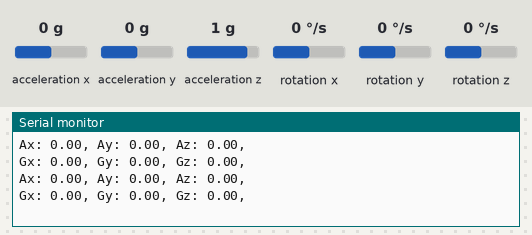
The program below on a simulated ATmega328P, built with avr-gcc and emulated at 16 MHz. Shown: the last lines printed to the serial monitor. Wiring (inferred from the names in the program): MPU-6050 motion sensor at I2C address 0x68. Inputs (shaded band) come from the test bench; at power-on: acceleration x 0 g, acceleration y 0 g, rotation x 0 °/s, rotation y 0 °/s, acceleration z 1 g, rotation z 0 °/s.

Above: at 2.0 s.
2.1 s: acceleration x set to -1.4 g
At 3.1 s:
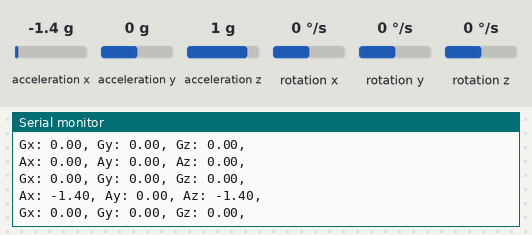
3.6 s: acceleration y set to -1.4 g
At 4.9 s:
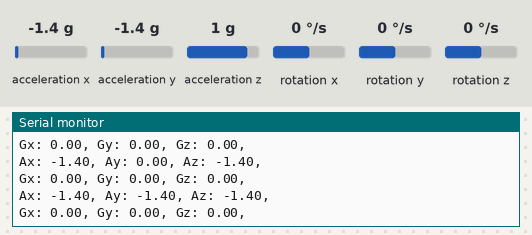
5.1 s: rotation x set to -192 °/s
At 5.9 s:
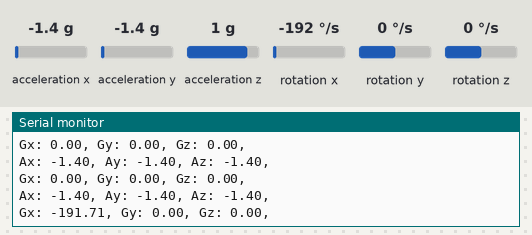
6.6 s: acceleration x set to 0 g
At 7.4 s:
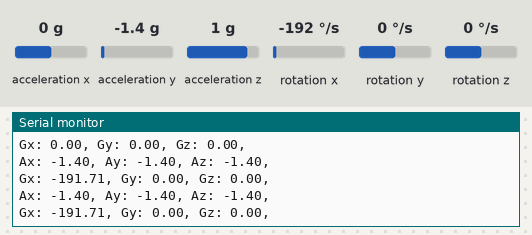
10.8 s: rotation y set to -192 °/s
At 11.7 s:
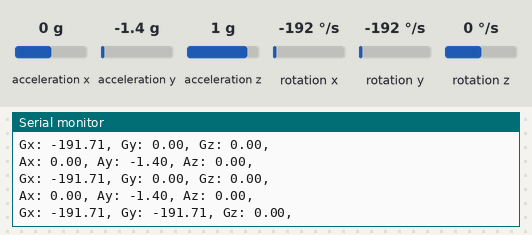

The program:

main.c
```c
/*
 * GccApplication1.c
 * Author : jayne
 */

#ifndef F_CPU
#define F_CPU 16000000UL
#endif
#include <avr/io.h>
#include <util/delay.h>
#include <math.h>
#include <stdlib.h>
#include <stdio.h>
#include "inc\MPU6050_def.h"
#include "inc\i2c_master.h"
#include "inc\uart.h"

float Acc_x, Acc_y, Acc_z, Gy_x, Gy_y, Gy_z;
void read(void);
void MPU6050_init(void);

int main(void){
	char buffer[20], float_[10];
	float x_a, Y_a, Z_a, X_g, Y_g, Z_g;

	MPU6050_init();
	USART_Init(9600);
	i2c_init();

	while(1){
	read();

	x_a = Acc_x/16384.0; /*Divide raw value by sensitivity scale factor to get real values */
	Y_a = Acc_y/16384.0;
	Z_a = Acc_x/16384.0;
	X_g = Gy_x/16.4;
	Y_g = Gy_y/16.4;
	Z_g = Gy_z/16.4;

	dtostrf( x_a, 3, 2, float_ ); /* Take values in buffer to send all parameters over USART */
	sprintf(buffer,"Ax: %s, ",float_);
	USART_SendString(buffer);

	dtostrf( Y_a, 3, 2, float_ );
	sprintf(buffer,"Ay: %s, ",float_);
	USART_SendString(buffer);

	dtostrf( Z_a, 3, 2, float_ );
	sprintf(buffer,"Az: %s, \n",float_);
	USART_SendString(buffer);

	dtostrf( X_g, 3, 2, float_ );
	sprintf(buffer,"Gx: %s, ",float_);
	USART_SendString(buffer);

	dtostrf( Y_g, 3, 2, float_ );
	sprintf(buffer,"Gy: %s, ",float_);
	USART_SendString(buffer);

	dtostrf( Z_g, 3, 2, float_ );
	sprintf(buffer,"Gz: %s, \n\n",float_);
	USART_SendString(buffer);

	_delay_ms(1000);
}
return 0;
}

void read(void){ //read gyro sensor value
	i2c_start(0xD0);
	i2c_write(ACCEL_XOUT_H);
	i2c_stop();
	i2c_start(0xD1);
	Acc_x = (((int)i2c_read_ack()<<8) | (int)i2c_read_ack());
	Acc_y = (((int)i2c_read_ack()<<8) | (int)i2c_read_ack());
	Acc_z = (((int)i2c_read_ack()<<8) | (int)i2c_read_ack());

	i2c_stop();
	i2c_start(0xD0);
	i2c_write(GYRO_XOUT_H);
	i2c_stop();
	i2c_start(0xD1);
	Gy_x = (((int)i2c_read_ack()<<8) | (int)i2c_read_ack());
	Gy_y = (((int)i2c_read_ack()<<8) | (int)i2c_read_ack());
	Gy_z = (((int)i2c_read_ack()<<8) | (int)i2c_read_ack());
	i2c_stop();
}

void MPU6050_init(void){ //gyro sensor initialization
	_delay_ms(150);
	i2c_start(0xD0); //write addr
	i2c_write(SMPLRT_DIV); //1KHz sample rate
	i2c_write(0x07);
	i2c_stop();

	i2c_start(0xD0); //power mgnt reg
	i2c_write(PWR_MGMT_1);
	i2c_write(0x01);
	i2c_stop();

	i2c_start(0xD0); //configuration reg
	i2c_write(CONFIG);
	i2c_write(0x00); //8Khz
	i2c_stop();

	i2c_start(0xD0);
	i2c_write(GYRO_CONFIG);  //range +/2000
	i2c_write(0x18);
	i2c_stop();

	i2c_start(0xD0);
	i2c_write(INT_ENABLE); //enable interrupt
	i2c_write(0x01);
	i2c_stop();
}
```

i2c_master.c
```c
#ifndef  F_CPU
#define F_CPU 16000000UL
#endif

#include <avr/io.h>
#include <util/twi.h>

#include "i2c_master.h"

#define F_SCL 100000UL // SCL frequency
#define Prescaler 1
#define TWBR_val ((((F_CPU / F_SCL) / Prescaler) - 16 ) / 2)

void i2c_init(void)
{
	TWBR = (uint8_t)TWBR_val;
}

uint8_t i2c_start(uint8_t address)
{
	// reset TWI control register
	TWCR = 0;
	// transmit START condition
	TWCR = (1<<TWINT) | (1<<TWSTA) | (1<<TWEN);
	// wait for end of transmission
	while( !(TWCR & (1<<TWINT)) );

	// check if the start condition was successfully transmitted
	if((TWSR & 0xF8) != TW_START){ return 1; }

	// load slave address into data register
	TWDR = address;
	// start transmission of address
	TWCR = (1<<TWINT) | (1<<TWEN);
	// wait for end of transmission
	while( !(TWCR & (1<<TWINT)) );

	// check if the device has acknowledged the READ / WRITE mode
	uint8_t twst = TW_STATUS & 0xF8;
	if ( (twst != TW_MT_SLA_ACK) && (twst != TW_MR_SLA_ACK) ) return 1;

	return 0;
}

uint8_t i2c_write(uint8_t data)
{
	// load data into data register
	TWDR = data;
	// start transmission of data
	TWCR = (1<<TWINT) | (1<<TWEN);
	// wait for end of transmission
	while( !(TWCR & (1<<TWINT)) );

	if( (TWSR & 0xF8) != TW_MT_DATA_ACK ){ return 1; }

	return 0;
}

uint8_t i2c_read_ack(void)
{

	// start TWI module and acknowledge data after reception
	TWCR = (1<<TWINT) | (1<<TWEN) | (1<<TWEA);
	// wait for end of transmission
	while( !(TWCR & (1<<TWINT)) );
	// return received data from TWDR
	return TWDR;
}

uint8_t i2c_read_nack(void)
{

	// start receiving without acknowledging reception
	TWCR = (1<<TWINT) | (1<<TWEN);
	// wait for end of transmission
	while( !(TWCR & (1<<TWINT)) );
	// return received data from TWDR
	return TWDR;
}

uint8_t i2c_transmit(uint8_t address, uint8_t* data, uint16_t length)
{
	if (i2c_start(address | I2C_WRITE)) return 1;

	for (uint16_t i = 0; i < length; i++)
	{
		if (i2c_write(data[i])) return 1;
	}

	i2c_stop();

	return 0;
}

uint8_t i2c_receive(uint8_t address, uint8_t* data, uint16_t length)
{
	if (i2c_start(address | I2C_READ)) return 1;

	for (uint16_t i = 0; i < (length-1); i++)
	{
		data[i] = i2c_read_ack();
	}
	data[(length-1)] = i2c_read_nack();

	i2c_stop();

	return 0;
}

uint8_t i2c_writeReg(uint8_t devaddr, uint8_t regaddr, uint8_t* data, uint16_t length)
{
	if (i2c_start(devaddr | 0x00)) return 1;

	i2c_write(regaddr);

	for (uint16_t i = 0; i < length; i++)
	{
		if (i2c_write(data[i])) return 1;
	}

	i2c_stop();

	return 0;
}

uint8_t i2c_readReg(uint8_t devaddr, uint8_t regaddr, uint8_t* data, uint16_t length)
{
	if (i2c_start(devaddr)) return 1;

	i2c_write(regaddr);

	if (i2c_start(devaddr | 0x01)) return 1;

	for (uint16_t i = 0; i < (length-1); i++)
	{
		data[i] = i2c_read_ack();
	}
	data[(length-1)] = i2c_read_nack();

	i2c_stop();

	return 0;
}

void i2c_stop(void)
{
	// transmit STOP condition
	TWCR = (1<<TWINT) | (1<<TWEN) | (1<<TWSTO);
}
```

i2c_master.h
```c
#ifndef I2C_MASTER_H
#define I2C_MASTER_H

#define I2C_READ 0x01
#define I2C_WRITE 0x00

void i2c_init(void);
uint8_t i2c_start(uint8_t address);
uint8_t i2c_write(uint8_t data);
uint8_t i2c_read_ack(void);
uint8_t i2c_read_nack(void);
uint8_t i2c_transmit(uint8_t address, uint8_t* data, uint16_t length);
uint8_t i2c_receive(uint8_t address, uint8_t* data, uint16_t length);
uint8_t i2c_writeReg(uint8_t devaddr, uint8_t regaddr, uint8_t* data, uint16_t length);
uint8_t i2c_readReg(uint8_t devaddr, uint8_t regaddr, uint8_t* data, uint16_t length);
void i2c_stop(void);

#endif // I2C_MASTER_H
```

uart.c
```c
/*
 * USART_RS232_C_file.c
 * http://www.electronicwings.com
 *
 */

#include "uart.h"						/* Include USART header file */

void USART_Init(unsigned long BAUDRATE)				/* USART initialize function */
{
	UCSR0B |= (1 << RXEN0) | (1 << TXEN0);				/* Enable USART transmitter and receiver */
	UCSR0C |= (1 << UCSZ00) | (1 << UCSZ01);	/* Write USCRC for 8 bit data and 1 stop bit */
	UBRR0L = BAUD_PRESCALE;							/* Load UBRRL with lower 8 bit of prescale value */
	UBRR0H = (BAUD_PRESCALE >> 8);					/* Load UBRRH with upper 8 bit of prescale value */
}

char USART_RxChar()									/* Data receiving function */
{
	while (!(UCSR0A & (1 << RXC0)));					/* Wait until new data receive */
	return(UDR0);									/* Get and return received data */
}

void USART_TxChar(char data)						/* Data transmitting function */
{
	UDR0 = data;										/* Write data to be transmitting in UDR */
	while (!(UCSR0A & (1<<UDRE0)));					/* Wait until data transmit and buffer get empty */
}

void USART_SendString(char *str)					/* Send string of USART data function */
{
	int i=0;
	while (str[i]!=0)
	{
		USART_TxChar(str[i]);						/* Send each char of string till the NULL */
		i++;
	}
}

void uart_putc(unsigned char c){
	while(!(UCSR0A & (1<<UDRE0)));
	UDR0 = c;
}
void uart_puts(char *s){
while(*s){
uart_putc(*s);
s++;
}
}
```

uart.h
```c
/*
 * USART_RS232_H_file.h
 * http://www.electronicwings.com
 *
 */


#ifndef USART_RS232_H_FILE_H_				/* Define library H file if not defined */
#define USART_RS232_H_FILE_H_

#define F_CPU 16000000UL						/* Define CPU clock Frequency e.g. here its 8MHz */
#include <avr/io.h>							/* Include AVR std. library file */
#define BAUD_PRESCALE (((F_CPU / (BAUDRATE * 16UL))) - 1)	/* Define prescale value */

void USART_Init(unsigned long);				/* USART initialize function */
char USART_RxChar();						/* Data receiving function */
void USART_TxChar(char);					/* Data transmitting function */
void USART_SendString(char*);				/* Send string of USART data function */
void uart_putc(unsigned char c);
void uart_puts(char *s);

#endif										/* USART_RS232_H_FILE_H_ */
```

MPU6050_def.h
```c
/*
 * MPU6050_res_define.h
 *
 * Created: 04/21/2016 22:47:10
 *  Author: Suraj
 */


#ifndef MPU6050_RES_DEFINE_H_
#define MPU6050_RES_DEFINE_H_

#include <avr/io.h>

#define XG_OFFS_TC 0x00
#define YG_OFFS_TC 0x01
#define ZG_OFFS_TC 0x02
#define X_FINE_GAIN 0x03
#define Y_FINE_GAIN 0x04
#define Z_FINE_GAIN 0x05
#define XA_OFFS_H 0x06
#define XA_OFFS_L_TC 0x07
#define YA_OFFS_H 0x08
#define YA_OFFS_L_TC 0x09
#define ZA_OFFS_H 0x0A
#define ZA_OFFS_L_TC 0x0B
#define XG_OFFS_USRH 0x13
#define XG_OFFS_USRL 0x14
#define YG_OFFS_USRH 0x15
#define YG_OFFS_USRL 0x16
#define ZG_OFFS_USRH 0x17
#define ZG_OFFS_USRL 0x18
#define SMPLRT_DIV 0x19
#define CONFIG 0x1A
#define GYRO_CONFIG 0x1B
#define ACCEL_CONFIG 0x1C
#define FF_THR 0x1D
#define FF_DUR 0x1E
#define MOT_THR 0x1F
#define MOT_DUR 0x20
#define ZRMOT_THR 0x21
#define ZRMOT_DUR 0x22
#define FIFO_EN 0x23
#define I2C_MST_CTRL 0x24
#define I2C_SLV0_ADDR 0x25
#define I2C_SLV0_REG 0x26
#define I2C_SLV0_CTRL 0x27
#define I2C_SLV1_ADDR 0x28
#define I2C_SLV1_REG 0x29
#define I2C_SLV1_CTRL 0x2A
#define I2C_SLV2_ADDR 0x2B
#define I2C_SLV2_REG 0x2C
#define I2C_SLV2_CTRL 0x2D
#define I2C_SLV3_ADDR 0x2E
#define I2C_SLV3_REG 0x2F
#define I2C_SLV3_CTRL 0x30
#define I2C_SLV4_ADDR 0x31
#define I2C_SLV4_REG 0x32
#define I2C_SLV4_DO 0x33
#define I2C_SLV4_CTRL 0x34
#define I2C_SLV4_DI 0x35
#define I2C_MST_STATUS 0x36
#define INT_PIN_CFG 0x37
#define INT_ENABLE 0x38
#define DMP_INT_STATUS 0x39
#define INT_STATUS 0x3A
#define ACCEL_XOUT_H 0x3B
#define ACCEL_XOUT_L 0x3C
#define ACCEL_YOUT_H 0x3D
#define ACCEL_YOUT_L 0x3E
#define ACCEL_ZOUT_H 0x3F
#define ACCEL_ZOUT_L 0x40
#define TEMP_OUT_H 0x41
#define TEMP_OUT_L 0x42
#define GYRO_XOUT_H 0x43
#define GYRO_XOUT_L 0x44
#define GYRO_YOUT_H 0x45
#define GYRO_YOUT_L 0x46
#define GYRO_ZOUT_H 0x47
#define GYRO_ZOUT_L 0x48
#define EXT_SENS_DATA_00 0x49
#define EXT_SENS_DATA_01 0x4A
#define EXT_SENS_DATA_02 0x4B
#define EXT_SENS_DATA_03 0x4C
#define EXT_SENS_DATA_04 0x4D
#define EXT_SENS_DATA_05 0x4E
#define EXT_SENS_DATA_06 0x4F
#define EXT_SENS_DATA_07 0x50
#define EXT_SENS_DATA_08 0x51
#define EXT_SENS_DATA_09 0x52
#define EXT_SENS_DATA_10 0x53
#define EXT_SENS_DATA_11 0x54
#define EXT_SENS_DATA_12 0x55
#define EXT_SENS_DATA_13 0x56
#define EXT_SENS_DATA_14 0x57
#define EXT_SENS_DATA_15 0x58
#define EXT_SENS_DATA_16 0x59
#define EXT_SENS_DATA_17 0x5A
#define EXT_SENS_DATA_18 0x5B
#define EXT_SENS_DATA_19 0x5C
#define EXT_SENS_DATA_20 0x5D
#define EXT_SENS_DATA_21 0x5E
#define EXT_SENS_DATA_22 0x5F
#define EXT_SENS_DATA_23 0x60
#define MOT_DETECT_STATUS 0x61
#define I2C_SLV0_DO 0x63
#define I2C_SLV1_DO 0x64
#define I2C_SLV2_DO 0x65
#define I2C_SLV3_DO 0x66
#define I2C_MST_DELAY_CTRL 0x67
#define SIGNAL_PATH_RESET 0x68
#define MOT_DETECT_CTRL 0x69
#define USER_CTRL 0x6A
#define PWR_MGMT_1 0x6B
#define PWR_MGMT_2 0x6C
#define BANK_SEL 0x6D
#define MEM_START_ADDR 0x6E
#define MEM_R_W 0x6F
#define DMP_CFG_1 0x70
#define DMP_CFG_2 0x71
#define FIFO_COUNTH 0x72
#define FIFO_COUNTL 0x73
#define FIFO_R_W 0x74
#define WHO_AM_I 0x75


#endif /* MPU6050_RES_DEFINE_H_ */
```

i2c_master.c
```c
#ifndef  F_CPU
#define F_CPU 16000000UL
#endif

#include <avr/io.h>
#include <util/twi.h>

#include "i2c_master.h"

#define F_SCL 100000UL // SCL frequency
#define Prescaler 1
#define TWBR_val ((((F_CPU / F_SCL) / Prescaler) - 16 ) / 2)

void i2c_init(void)
{
	TWBR = (uint8_t)TWBR_val;
}

uint8_t i2c_start(uint8_t address)
{
	// reset TWI control register
	TWCR = 0;
	// transmit START condition
	TWCR = (1<<TWINT) | (1<<TWSTA) | (1<<TWEN);
	// wait for end of transmission
	while( !(TWCR & (1<<TWINT)) );

	// check if the start condition was successfully transmitted
	if((TWSR & 0xF8) != TW_START){ return 1; }

	// load slave address into data register
	TWDR = address;
	// start transmission of address
	TWCR = (1<<TWINT) | (1<<TWEN);
	// wait for end of transmission
	while( !(TWCR & (1<<TWINT)) );

	// check if the device has acknowledged the READ / WRITE mode
	uint8_t twst = TW_STATUS & 0xF8;
	if ( (twst != TW_MT_SLA_ACK) && (twst != TW_MR_SLA_ACK) ) return 1;

	return 0;
}

uint8_t i2c_write(uint8_t data)
{
	// load data into data register
	TWDR = data;
	// start transmission of data
	TWCR = (1<<TWINT) | (1<<TWEN);
	// wait for end of transmission
	while( !(TWCR & (1<<TWINT)) );

	if( (TWSR & 0xF8) != TW_MT_DATA_ACK ){ return 1; }

	return 0;
}

uint8_t i2c_read_ack(void)
{

	// start TWI module and acknowledge data after reception
	TWCR = (1<<TWINT) | (1<<TWEN) | (1<<TWEA);
	// wait for end of transmission
	while( !(TWCR & (1<<TWINT)) );
	// return received data from TWDR
	return TWDR;
}

uint8_t i2c_read_nack(void)
{

	// start receiving without acknowledging reception
	TWCR = (1<<TWINT) | (1<<TWEN);
	// wait for end of transmission
	while( !(TWCR & (1<<TWINT)) );
	// return received data from TWDR
	return TWDR;
}

uint8_t i2c_transmit(uint8_t address, uint8_t* data, uint16_t length)
{
	if (i2c_start(address | I2C_WRITE)) return 1;

	for (uint16_t i = 0; i < length; i++)
	{
		if (i2c_write(data[i])) return 1;
	}

	i2c_stop();

	return 0;
}

uint8_t i2c_receive(uint8_t address, uint8_t* data, uint16_t length)
{
	if (i2c_start(address | I2C_READ)) return 1;

	for (uint16_t i = 0; i < (length-1); i++)
	{
		data[i] = i2c_read_ack();
	}
	data[(length-1)] = i2c_read_nack();

	i2c_stop();

	return 0;
}

uint8_t i2c_writeReg(uint8_t devaddr, uint8_t regaddr, uint8_t* data, uint16_t length)
{
	if (i2c_start(devaddr | 0x00)) return 1;

	i2c_write(regaddr);

	for (uint16_t i = 0; i < length; i++)
	{
		if (i2c_write(data[i])) return 1;
	}

	i2c_stop();

	return 0;
}

uint8_t i2c_readReg(uint8_t devaddr, uint8_t regaddr, uint8_t* data, uint16_t length)
{
	if (i2c_start(devaddr)) return 1;

	i2c_write(regaddr);

	if (i2c_start(devaddr | 0x01)) return 1;

	for (uint16_t i = 0; i < (length-1); i++)
	{
		data[i] = i2c_read_ack();
	}
	data[(length-1)] = i2c_read_nack();

	i2c_stop();

	return 0;
}

void i2c_stop(void)
{
	// transmit STOP condition
	TWCR = (1<<TWINT) | (1<<TWEN) | (1<<TWSTO);
}
```

i2c_master.h
```c
#ifndef I2C_MASTER_H
#define I2C_MASTER_H

#define I2C_READ 0x01
#define I2C_WRITE 0x00

void i2c_init(void);
uint8_t i2c_start(uint8_t address);
uint8_t i2c_write(uint8_t data);
uint8_t i2c_read_ack(void);
uint8_t i2c_read_nack(void);
uint8_t i2c_transmit(uint8_t address, uint8_t* data, uint16_t length);
uint8_t i2c_receive(uint8_t address, uint8_t* data, uint16_t length);
uint8_t i2c_writeReg(uint8_t devaddr, uint8_t regaddr, uint8_t* data, uint16_t length);
uint8_t i2c_readReg(uint8_t devaddr, uint8_t regaddr, uint8_t* data, uint16_t length);
void i2c_stop(void);

#endif // I2C_MASTER_H
```

uart.c
```c
/*
 * USART_RS232_C_file.c
 * http://www.electronicwings.com
 *
 */

#include "uart.h"						/* Include USART header file */

void USART_Init(unsigned long BAUDRATE)				/* USART initialize function */
{
	UCSR0B |= (1 << RXEN0) | (1 << TXEN0);				/* Enable USART transmitter and receiver */
	UCSR0C |= (1 << UCSZ00) | (1 << UCSZ01);	/* Write USCRC for 8 bit data and 1 stop bit */
	UBRR0L = BAUD_PRESCALE;							/* Load UBRRL with lower 8 bit of prescale value */
	UBRR0H = (BAUD_PRESCALE >> 8);					/* Load UBRRH with upper 8 bit of prescale value */
}

char USART_RxChar()									/* Data receiving function */
{
	while (!(UCSR0A & (1 << RXC0)));					/* Wait until new data receive */
	return(UDR0);									/* Get and return received data */
}

void USART_TxChar(char data)						/* Data transmitting function */
{
	UDR0 = data;										/* Write data to be transmitting in UDR */
	while (!(UCSR0A & (1<<UDRE0)));					/* Wait until data transmit and buffer get empty */
}

void USART_SendString(char *str)					/* Send string of USART data function */
{
	int i=0;
	while (str[i]!=0)
	{
		USART_TxChar(str[i]);						/* Send each char of string till the NULL */
		i++;
	}
}

void uart_putc(unsigned char c){
	while(!(UCSR0A & (1<<UDRE0)));
	UDR0 = c;
}
void uart_puts(char *s){
while(*s){
uart_putc(*s);
s++;
}
}
```

uart.h
```c
/*
 * USART_RS232_H_file.h
 * http://www.electronicwings.com
 *
 */


#ifndef USART_RS232_H_FILE_H_				/* Define library H file if not defined */
#define USART_RS232_H_FILE_H_

#define F_CPU 16000000UL						/* Define CPU clock Frequency e.g. here its 8MHz */
#include <avr/io.h>							/* Include AVR std. library file */
#define BAUD_PRESCALE (((F_CPU / (BAUDRATE * 16UL))) - 1)	/* Define prescale value */

void USART_Init(unsigned long);				/* USART initialize function */
char USART_RxChar();						/* Data receiving function */
void USART_TxChar(char);					/* Data transmitting function */
void USART_SendString(char*);				/* Send string of USART data function */
void uart_putc(unsigned char c);
void uart_puts(char *s);

#endif										/* USART_RS232_H_FILE_H_ */
```

Measured:
- after the input at 2.1 s, the serial monitor: prints a new line after 0.19 s (image 1)
- after the input at 3.6 s, the serial monitor: prints a new line after 0.82 s (image 2)
- after the input at 5.1 s, the serial monitor: prints a new line after 0.43 s (image 3)
- after the input at 10.8 s, the serial monitor: prints a new line after 0.08 s (image 5)
